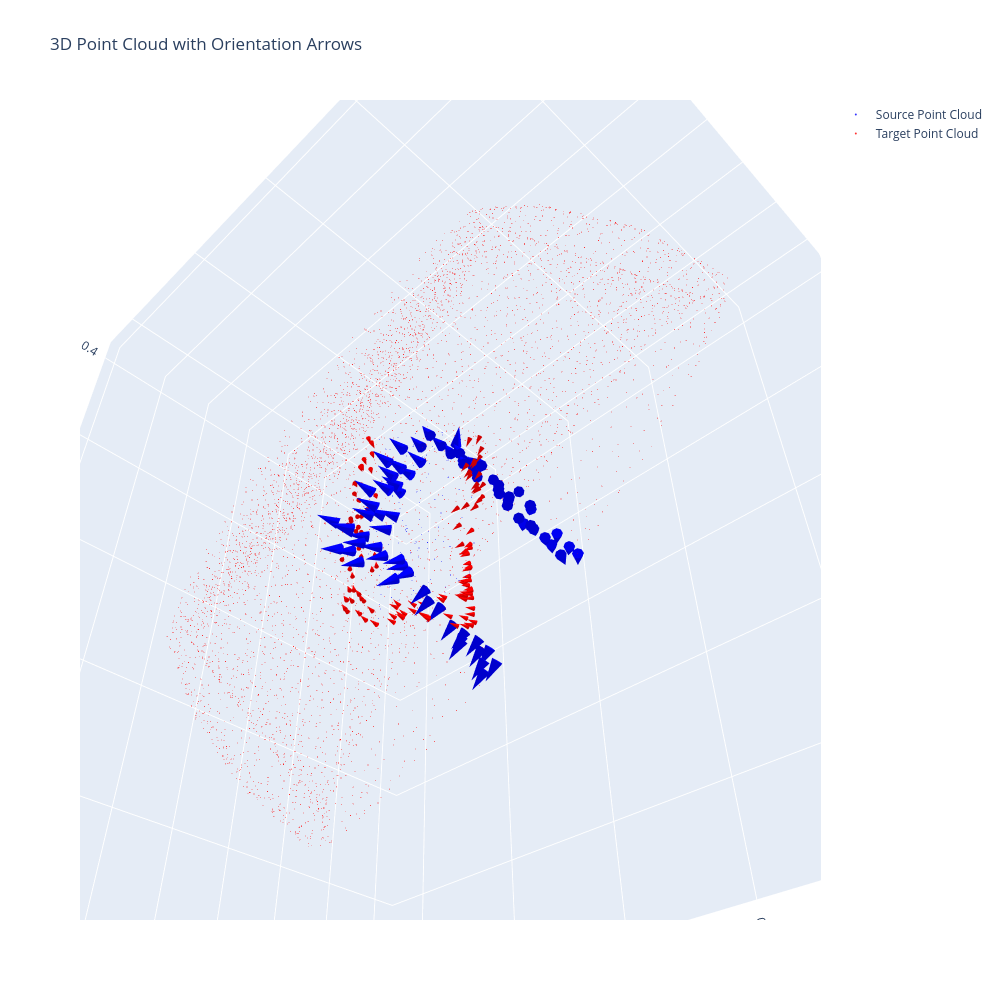

The notebook cell this image was saved under:
### Code cell
import plotly.graph_objs as go
import plotly.express as px
dot_size = 0.5
src_pcd = pcds_pred[0]
trg_pcd = pcds_pred[1]
# 첫 번째 포인트 클라우드 (src_pcd)
trace1 = go.Scatter3d(
    x=src_pcd[:, 0],
    y=src_pcd[:, 1],
    z=src_pcd[:, 2],
    mode='markers',
    marker=dict(
        size=dot_size,
        color='blue',  # 포인트 색상
        opacity=0.8
    ),
    name='Source Point Cloud'
)

# 두 번째 포인트 클라우드 (trg_pcd)
trace2 = go.Scatter3d(
    x=trg_pcd[:, 0],
    y=trg_pcd[:, 1],
    z=trg_pcd[:, 2],
    mode='markers',
    marker=dict(
        size=dot_size,
        color='red',  # 포인트 색상
        opacity=0.8
    ),
    name='Target Point Cloud'
)
# 첫 번째 포인트 클라우드에 대한 화살표 (src_pcd의 화살표)
cones1 = go.Cone(
    x=src_pcd[gt_correspondence[:,0], 0],
    y=src_pcd[gt_correspondence[:,0], 1],
    z=src_pcd[gt_correspondence[:,0], 2],
    u=src_vec[gt_correspondence[:,0], 0],
    v=src_vec[gt_correspondence[:,0], 1],
    w=src_vec[gt_correspondence[:,0], 2],
    colorscale=[[0, 'red'], [1, 'red']],
    sizemode='absolute',
    sizeref=1,  # 화살표 크기 조절
    anchor='tail',  # 화살표 시작점을 포인트로 설정
    showscale=False,
    name='Source Orientation'
)

# 두 번째 포인트 클라우드에 대한 화살표 (trg_pcd의 화살표)
cones2 = go.Cone(
    x=trg_pcd[gt_correspondence[:,1], 0],
    y=trg_pcd[gt_correspondence[:,1], 1],
    z=trg_pcd[gt_correspondence[:,1], 2],
    u=trg_vec[gt_correspondence[:,1], 0],
    v=trg_vec[gt_correspondence[:,1], 1],
    w=trg_vec[gt_correspondence[:,1], 2],
    colorscale=[[0, 'blue'], [1, 'blue']],
    sizemode='absolute',
    sizeref=2,  # 화살표 크기 조절
    anchor='tail',  # 화살표 시작점을 포인트로 설정
    showscale=False,
    name='Target Orientation'
)

# 레이아웃 설정
layout = go.Layout(
    title="3D Point Cloud with Orientation Arrows",
    scene=dict(
        xaxis_title='X Axis',
        yaxis_title='Y Axis',
        zaxis_title='Z Axis'
    ),
    width=1000,
    height=1000
)

# 포인트 클라우드와 화살표를 함께 표시
fig = go.Figure(data=[trace1, trace2, cones1, cones2], layout=layout)

# 그래프 출력
fig.show()

### Figure 1 — Plotly figure (JSON) as saved in the notebook; plotly's stock layout.template omitted (floating-point values rounded to 4 significant figures; data arrays with more than 128 entries replaced by an {"elided": "..."} marker saying what was removed)
{"data": [{"marker": {"color": "blue", "opacity": 0.8, "size": 0.5}, "mode": "markers", "name": "Source Point Cloud", "type": "scatter3d", "x": {"elided": "256 float values"}, "y": {"elided": "256 float values"}, "z": {"elided": "256 float values"}}, {"marker": {"color": "red", "opacity": 0.8, "size": 0.5}, "mode": "markers", "name": "Target Point Cloud", "type": "scatter3d", "x": {"elided": "4861 float values"}, "y": {"elided": "4861 float values"}, "z": {"elided": "4861 float values"}}, {"anchor": "tail", "colorscale": [[0, "red"], [1, "red"]], "name": "Source Orientation", "showscale": false, "sizemode": "absolute", "sizeref": 1, "type": "cone", "u": {"elided": "214 float values"}, "v": {"elided": "214 float values"}, "w": {"elided": "214 float values"}, "x": {"elided": "214 float values"}, "y": {"elided": "214 float values"}, "z": {"elided": "214 float values"}}, {"anchor": "tail", "colorscale": [[0, "blue"], [1, "blue"]], "name": "Target Orientation", "showscale": false, "sizemode": "absolute", "sizeref": 2, "type": "cone", "u": {"elided": "214 float values"}, "v": {"elided": "214 float values"}, "w": {"elided": "214 float values"}, "x": {"elided": "214 float values"}, "y": {"elided": "214 float values"}, "z": {"elided": "214 float values"}}], "layout": {"height": 1000, "scene": {"aspectmode": "auto", "aspectratio": {"x": 0.8196, "y": 1.119, "z": 1.09}, "camera": {"center": {"x": 0, "y": 0, "z": 0}, "eye": {"x": 0.8264, "y": 0.8229, "z": -1.034}, "projection": {"type": "perspective"}, "up": {"x": 0.01035, "y": 0.003272, "z": 0.9999}}, "xaxis": {"title": {"text": "X Axis"}, "type": "linear"}, "yaxis": {"title": {"text": "Y Axis"}, "type": "linear"}, "zaxis": {"title": {"text": "Z Axis"}, "type": "linear"}}, "title": {"text": "3D Point Cloud with Orientation Arrows"}, "width": 1000}}
